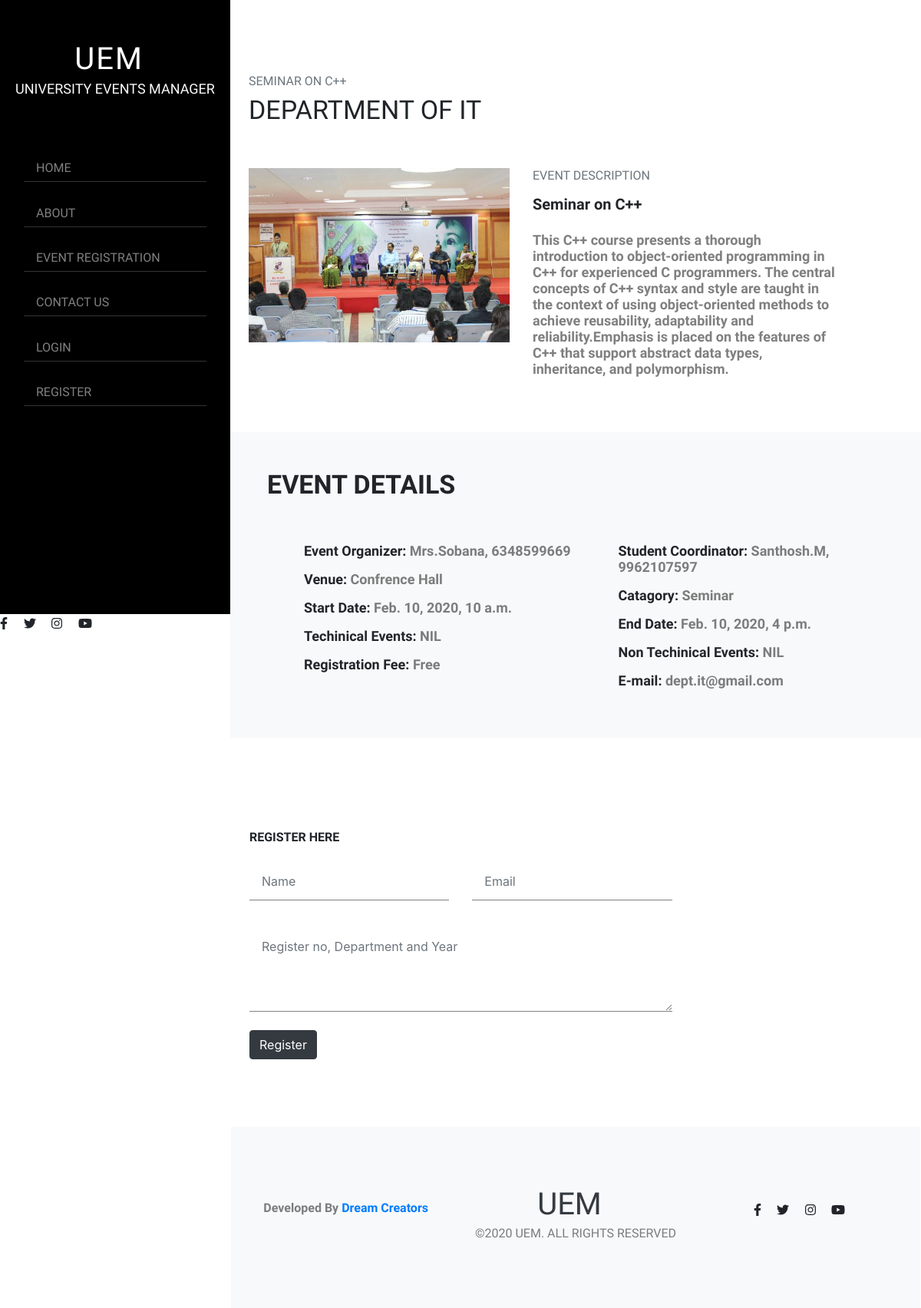
/1/, run on the app's committed database.
### events/models.py (models this page shows, shortened)
class Event(models.Model):
    title = models.CharField(max_length=200, default=None)
    venue = models.CharField(max_length=200, default=None)
    Department = models.PositiveIntegerField(
        choices=Departments,
        default='0',
    )
    event_category = models.CharField(max_length=200,default=None)
    description = models.TextField(default=None)
    date_added = models.DateField()
    event_date = models.DateTimeField(default=None)
    end_date = models.DateTimeField(default=None)
    event_status = models.PositiveIntegerField(
        choices=EVENT_STATUSES,
        default='1',
    )
    techinical_event = models.TextField(default=None)
    non_techinical_event = models.TextField(default=None)
    reg_fee_in_rupees = models.CharField(max_length=50, default=None)
    event_organizer_name = models.CharField(max_length=50, default=None)
    event_organizer_contact = models.CharField(max_length=10, default=None)
    student_coordinator_name = models.CharField(max_length=100,default=None)
    student_coordinator_mobile = models.CharField(max_length=10,default=None)
    event_booking_email = models.EmailField()
    event_image = models.ImageField(upload_to='image', blank=True)
    class Meta:
        ordering = ['-date_added']
        app_label = 'events'

### events/views.py (the view)
# urls.py: url(r'^(?P<id>\d+)/$',details, name = 'details')
def details(request, id=None):
    instance = get_object_or_404(Event, id=id)
    context ={
        "event": instance
    }
    return render(request, "events/details.html", context)

### events/templates/events/details.html (shortened to what this page needs)
{% load static %}
<!DOCTYPE html>
<html lang="en">
<head>
    <link rel="stylesheet" href="https://stackpath.bootstrapcdn.com/bootstrap/4.4.1/css/bootstrap.min.css">
    <link rel="stylesheet" href="{% static 'events/details_style.css' %}">
</head>
<body>
    <header id="header">
        <div class="row m-0">
            <div class="col-3 bgcolor-black">
                <nav class="primary-nav navbar-expand-md">
                    <div class="site-title text-center text-light py-5">
                        <a href="#" class="navbar-brand font-staat font-size-40">UEM</a>
                        <p class="description text-uppercase font-os">university events manager</p>
                    </div>
                    <div class="d-flex flex-column">
                        <a href="{% url 'event-home' %}" class="nav-item nav-link text-white-50 font-os font-size-16 active">Home</a>
                        <a href="{% url 'event-about' %}" class="nav-item nav-link text-white-50 font-os font-size-16 active">About</a>
                        <a href="#reg" class="nav-item nav-link text-white-50 font-os font-size-16 active">Event Registration</a>
                        <a href="#footer" class="nav-item nav-link text-white-50 font-os font-size-16 active">Contact Us</a> {% if user.is_authenticated %}
                        <a href="{% url 'admin:index' %}" class="nav-item nav-link text-white-50 font-os font-size-16 active">Admin</a>
                        <a href="{% url 'logout' %}" class="nav-item nav-link text-white-50 font-os font-size-16 active">Logout</a> {% else %}
                        <a href="{% url 'login' %}" class="nav-item nav-link text-white-50 font-os font-size-16 active">Login</a>
                        <a href="{% url 'register' %}" class="nav-item nav-link text-white-50 font-os font-size-16 active">Register</a> {% endif %}
                    </div>
                </nav>
            </div>
        </div>
        <div class="social">
            <span class="mr-3"><i class="fab fa-facebook-f"></i></span>
            <span class="mr-3"><i class="fab fa-twitter"></i></span>
            <span class="mr-3"><i class="fab fa-instagram"></i></span>
            <span class="mr-3"><i class="fab fa-youtube"></i></span>
        </div>
    </header>
    <main id="site-main">
        <div class="row m-0">
            <div class="col-md-9 offset-md-3 px-0">
                <section class="about px-4 my-5" id="about_me">
                    <div class="me py-5">
                        <h5 class="text-uppercase font-os font-size-16 text-muted">{{event.title}}</h5>
                        <h1 class="text-uppercase font-staat font-size-34">{{event.get_Department_display}}</h1>
                    </div>
                    <div class="row m-0">
                        <div class="col-sm-5 pl-0">
                            <img src="{{event.event_image.url}}" alt="Not Found" class="img-fluid">
                        </div>
                        <div class="col-sm-6">
                            <h6 class="text-uppercase font-os font-size-16 text-muted">Event description</h6>
                            <h5 class="font-ram font-size-20 py-2">{{event.title}}</h5>
                            <p class="font-ram text-black-50 py-2">
                                {{event.description}}
                            </p>
                        </div>
                    </div>
                </section>
                <div class="container ab pl-5 bg-light pt-5">
                    <h1 class="text-uppercase font-ram pb-0 font-size-34">Event Details</h1>
                    <div id="details" class=" pl5 py-5 row main_details ">
                        <div class="d-flex col-md-6 flex-column details">
                            <p class="font-ram"><b>Event Organizer: </b><span class="text-black-50">{{event.event_organizer_name}}, {{event.event_organizer_contact}}</span></p>
                            <p class="font-ram"><b>Venue: </b><span class="text-black-50">{{event.venue}}</span></p>
                            <p class="font-ram"><b>Start Date: </b><span class="text-black-50">{{event.event_date}}</span></p>
                            <p class="font-ram"><b>Techinical Events: </b><span class="text-black-50">{{event.techinical_event}}</span></p>
                            <p class="font-ram"><b>Registration Fee: </b><span class="text-black-50">{{event.reg_fee_in_rupees}}</span></p>
                        </div>
                        <div class="d-flex col-md-6 flex-column details">
                            <p class="font-ram"><b>Student Coordinator: </b><span class="text-black-50">{{event.student_coordinator_name}}, {{event.student_coordinator_mobile}}</span></p>
                            <p class="font-ram"><b>Catagory: </b><span class="text-black-50">{{event.event_category}}</span></p>
                            <p class="font-ram"><b>End Date: </b><span class="text-black-50">{{event.end_date}}</span></p>
                            <p class="font-ram"><b>Non Techinical Events: </b><span class="text-black-50">{{event.non_techinical_event}}</span></p>
                            <p class="font-ram"><b>E-mail: </b><span class="text-black-50">{{event.event_booking_email}}</span></p>
                        </div>
                    </div>
                </div>
                <footer id="footer" class="pt-5 px-3">
                    <div id="contact_us">
                        <div class="row py-5">
                            <div id="reg" class="col-sm-8 py-4 px-4">
                                <h6 class="text-uppercase font-ram font-size-16">Register Here</h6>
                                <form id="contact-form" onsubmit="validate()" action="https://formspree.io/xeqredpj" method="POST" class="py-3">
                                    <div class="row">
                                        <div class="col">
                                            <input id="name" required="required" name="Name" type="text" class="form-control" placeholder="Name">
                                        </div>
                                        <div id="email" class="col">
                                            <input type="email" required="required" name="Email" class="form-control" placeholder="Email">
                                        </div>
                                    </div>
                                    <textarea id="reg" required="required" name="Reg_no and Department" id="" cols="30" rows="3" class="form-control my-4" placeholder="Register no, Department and Year"></textarea>
                                    <button type="submit" class="btn btn-dark">Register</button>
                                </form>
                            </div>
                        </div>
                        <div id="footer" class="row bg-light py-5">
                            <div class="col-sm-4 my-5 text-center">
                                <h6 class="font-ram font-size-16 text-black-50">Developed By <a style="text-decoration: none;" href="https://dreamcreators.cf">Dream Creators</a></h6>
                            </div>
                            <div class="col-sm-4 my-4 text-center">
                                <div class="footer-title">
                                    <a href="#" class="navbar-brand font-staat font-size-40 text-dark">UEM</a>
                                    <p class="description font-os font-size-16 text-black-50 text-uppercase">&copy;2020 UEM. All rights reserved</p>
                                </div>
                            </div>
                            <div class="col-sm-4 my-5 text-center">
                                <span class="mr-3"><i class="fab fa-facebook-f"></i></span>
                                <span class="mr-3"><i class="fab fa-twitter"></i></span>
                                <span class="mr-3"><i class="fab fa-instagram"></i></span>
                                <span class="mr-3"><i class="fab fa-youtube"></i></span>
                            </div>
                        </div>
                    </div>
                </footer>
            </div>
        </div>
    </main>
</body>
</html>

### events/static/events/details_style.css (style rules this page uses)
body { margin: 0; padding: 0; }
:root { --color-black: #000000; --color-white: #ffffff; --color-border: #ffffff34; --font-staat: 'Staatliches', cursive; --font-os: 'Oswald', sans-serif; --font-ram: 'Rambla', sans-serif; --primary-color:#4458dc; --border-color:#141313; --box-shadow:0px 10px 30px rgba(57,56,61,0.205); }
.font-staat { font: normal 400 18px var(--font-staat); }
.font-os { font: normal 300 18px var(--font-os); }
.font-ram { font: normal bold 18px var(--font-ram); }
.pl5 { padding-left: 3rem; }
.font-size-40 { font-size: 40px; }
.font-size-34 { font-size: 34px; }
.font-size-20 { font-size: 20px; }
.font-size-16 { font-size: 16px; }
.bgcolor-black { background-color: var(--color-black); }
#header { position: fixed; top: 0; left: 0; width: 100%; z-index:1; transition: left .5s ease; }
#header nav { height: 100vh; }
#header .site-title .navbar-brand { letter-spacing: 2px; color: var(--color-white); }
#header .nav-link { margin: .7rem 1rem; border-bottom: 1px solid var(--color-border); text-transform: uppercase; }
#footer form .row .col input[type="text"], #footer form .row .col input[type="email"], #footer form textarea { border: none; border-radius: 0; border-bottom: 1px solid gray; padding: 1.5rem 1rem; }
@media screen and (min-width: 768px) { #header { z-index:0; } }

### data on the page
Event: title "SEMINAR ON C++", Department "DEPARTMENT OF IT", event_image (picture), title "Seminar on C++", description "This C++ course presents a thorough introduction to object-oriented programming in C++ for experienced C programmers. The central concepts of C++ syntax and style are taught in the context of using object-oriented methods to achieve reusability, adaptability and reliability.Emphasis is placed on the features of C++ that support abstract data types, inheritance, and polymorphism.", event_organizer_name "Mrs.Sobana", event_organizer_contact "6348599669", venue "Confrence Hall", event_date "Feb. 10, 2020, 10 a.m.", techinical_event "NIL", reg_fee_in_rupees "Free", student_coordinator_name "Santhosh.M", student_coordinator_mobile "9962107597", event_category "Seminar", end_date "Feb. 10, 2020, 4 p.m.", non_techinical_event "NIL", event_booking_email "dept.it@gmail.com"
